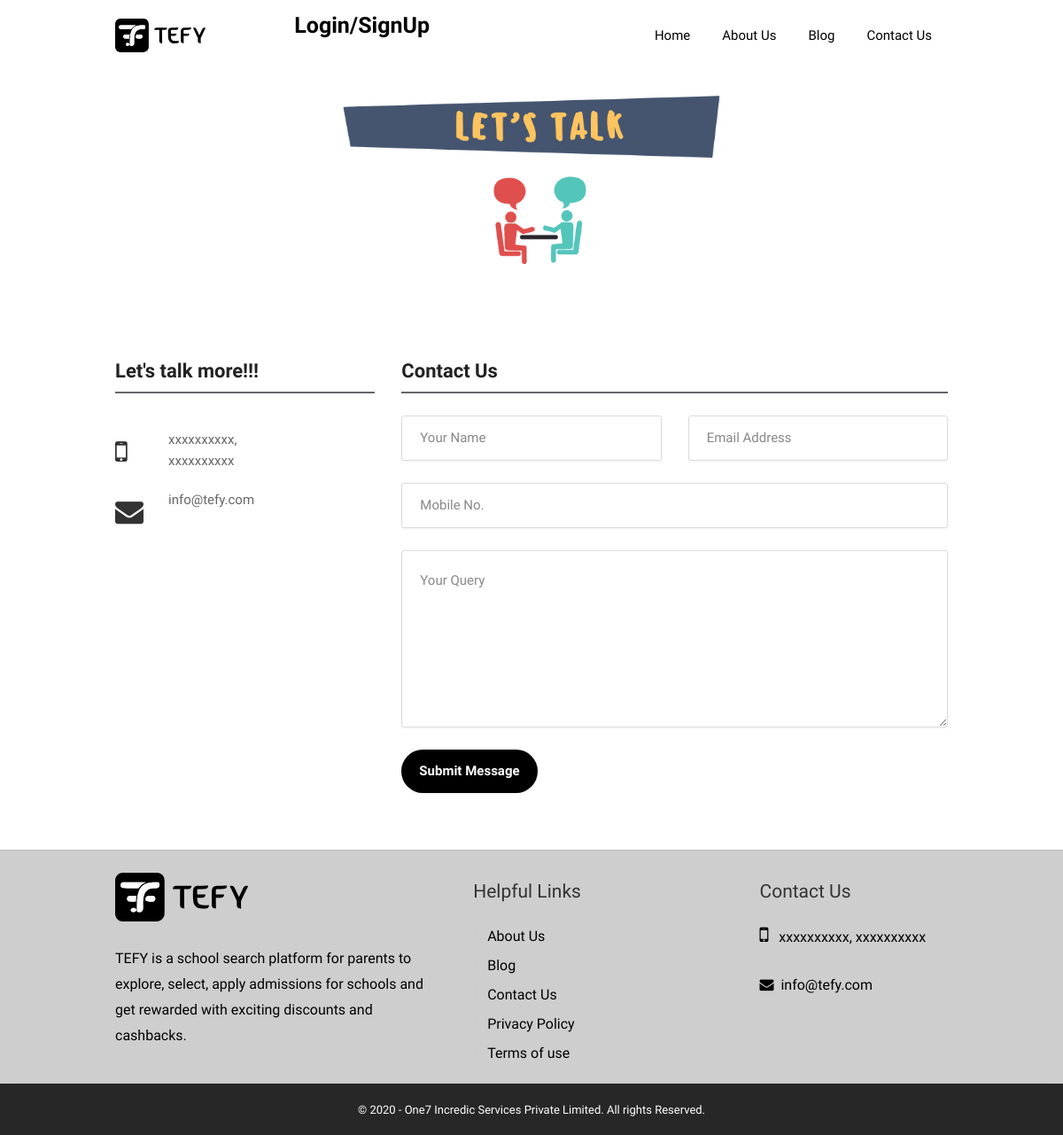
Page /contact-us on the committed database.
### tables this page shows
CREATE TABLE `settings` (
  `settings_id` int(11) NOT NULL,
  `setting_type` longtext NOT NULL,
  `description` longtext NOT NULL,
  `created_by` varchar(15) NOT NULL,
  `created_at` timestamp NOT NULL DEFAULT CURRENT_TIMESTAMP,
  `modified_by` varchar(15) DEFAULT NULL,
  `modified_at` timestamp NULL DEFAULT NULL,
  `row_status_cd` tinyint(4) NOT NULL DEFAULT '1' COMMENT '0-Deleted 1-Active 2-Inactive'
);

### application/core/MY_Controller.php (called while the page is built, shortened)
<?php
require APPPATH . "third_party/MX/Controller.php";
class MY_Controller extends MX_Controller
{
    protected  $data;
	function _hmvc_fixes()
	{
		$this->load->library('form_validation');
	}
	function _render_page($view, $data=null, $returnhtml=false)
	{
	    $this->viewdata = (empty($data)) ? $this->data: $data;
	    $view_html = $this->load->view($view, $this->viewdata, $returnhtml);
	}
}

### application/modules/home/controllers/Home.php (called while the page is built, shortened)
<?php
class Home extends MY_Controller
{
    public function __construct()
    {
        $this->template = 'template/site/main';
    }
    public function contact_us(){
        $this->data['title'] = 'Contact Us';
        $this->data['content'] = 'contact_us';
        $this->data['active_menu'] = 'contact_us';
        $this->_render_page($this->template, $this->data);
    }
}

### index.php (called while the page is built, shortened)
<?php
require_once BASEPATH.'core/CodeIgniter.php';

### application/modules/home/views/contact_us.php (the view, shortened to what this page needs)
<div class="container-fluid margin-top-" >
	<div class="row">
            <img src="<?php echo base_url('assets')?>/front-end/images/contact.png" width="100%">
    </div>
</div>
<div class="container" >
	<div class="row">
		<div class="col-md-4">
			<h3 class="listing-desc-headline ">Let's talk more!!!</h3>
			<div class="sidebar-textbox">
				<ul class="contact-details">
					<li><i class="fa fa-mobile" aria-hidden="true"></i>  <span><?=$this->db->get_where('settings', array('setting_type' => 'mobile'))->row()->description; ?>,<br> <?=$this->db->get_where('settings', array('setting_type' => 'whatsapp_number'))->row()->description; ?> </span></li>
					<li><i class="fa fa-envelope" aria-hidden="true"></i>  <span><a href="#"><span class="__cf_email__" data-cfemail="046b62626d676144617c65697468612a676b69"><?=$this->db->get_where('settings', array('setting_type' => 'system_email'))->row()->description; ?></span></a></span></li>
				</ul>
			</div>
		</div>
		<div class="col-md-8">
			<section id="contact">
				<h3 class="listing-desc-headline ">Contact Us</h3>
					<form method="post" action="<?=base_url('home/get_in_touch')?>" autocomplete="on" novalidate="novalidate" id="form">
					<div class="row">
						<div class="col-md-6">
							<div>
								<input name="name" type="text" id="name" placeholder="Your Name" required="required" />
							</div>
						</div>
						<div class="col-md-6">
							<div>
								<input name="email" type="email" id="email" placeholder="Email Address" pattern="^[A-Za-z0-9](([_\.\-]?[a-zA-Z0-9]+)*)@([A-Za-z0-9]+)(([\.\-]?[a-zA-Z0-9]+)*)\.([A-Za-z]{2,})$" required="required" />
							</div>
						</div>
					</div>
					<div>
						<input name="mobile" type="text" id="mobile" placeholder="Mobile No." required="required" />
					</div>
					<div>
						<textarea name="query" cols="40" rows="3" id="query" placeholder="Your Query" spellcheck="true" required="required"></textarea>
					</div>
					<input type="submit" class="submit button" id="submit" value="Submit Message" />
					</form>
			</section>
		</div>
	</div>
<br><br>
</div>

### application/views/template/site/footer.php (shortened to what this page needs)
<div id="footer" class="sticky-footer footer-bg-clr bottom-space" style="background-color: #cecece;">
	<div class="container">
		<div class="row">
			<div class="col-md-5 col-sm-4">
                <a href="<?=base_url();?>"><img src="<?php echo base_url('assets')?>/front-end/images/logo2.svg" width="150px" data-sticky-logo="<?php echo base_url('assets')?>/front-end/images/logo2.svg" alt=""></a>
				<br><br>
				<p class="footer">TEFY is a school search platform for parents to explore, select, apply admissions for schools and get rewarded with exciting discounts and cashbacks.</p>
			</div>
			<div class="col-md-4 col-sm-4 ">
				<h4 class="footerh4">Helpful Links</h4>
				<ul class="footer-links">
					<li><a href="<?=base_url('about-us');?>">About Us</a></li>
					<li><a href="<?=base_url('blogs');?>">Blog</a></li>
					<li><a href="<?=base_url('contact-us');?>">Contact Us</a></li>
                    <li><a href="<?=base_url('privacy-policy');?>">Privacy Policy</a></li>
                    <li><a href="<?=base_url('terms-and-conditions');?>">Terms of use</a></li>
				</ul>
				<div class="clearfix"></div>
			</div>
			<div class="col-md-3  col-sm-4">
				<h4 class="footerh4">Contact Us</h4>
				<div class="text-widget">
					<span><i class="fa fa-mobile" aria-hidden="true"></i> &nbsp;
					    <?=$this->db->get_where('settings', array('setting_type' => 'mobile'))->row()->description; ?>, <?=$this->db->get_where('settings', array('setting_type' => 'whatsapp_number'))->row()->description; ?> </span><br>
					<span><br> <a href="#"><span class="__cf_email__" data-><i class="fa fa-envelope" aria-hidden="true"></i> &nbsp;<?=$this->db->get_where('settings', array('setting_type' => 'system_email'))->row()->description; ?></span></a> </span><br>
				</div>
			</div>
		</div>
	</div>
    <div class="footer-bg-cpy-clr" >
        <div class="col-md-12 footer-bg-cpy-clr">
            <div class="copyrights" >
                <span style="color: #fff;">&copy; 2020 - One7 Incredic Services Private Limited. All rights Reserved. </span>
            </div>
        </div>
	</div>
</div>

### assets/front-end/css/main-color.css (style rules this page uses)
.comment-by-listing a:hover, .browse-all-user-listings a i, .hosted-by-title h4 a:hover, .style-2 .trigger.active a, .style-2 .ui-accordion .ui-accordion-header-active:hover, .style-2 .ui-accordion .ui-accordion-header-active, #posts-nav li a:hover, .plan.featured .listing-badge, .post-content h3 a:hover, .add-review-photos i, .show-more-button i, .listing-details-sidebar li a, .star-rating .rating-counter a:hover, .more-search-options-trigger:after, .header-widget .sign-in:hover, #footer a, #footer .footer-links li a:hover, #navigation.style-1 .current, #navigation.style-1 ul li:hover a, .user-menu.active .user-name:after, .user-menu:hover .user-name:after, .user-menu.active .user-name, .user-menu:hover .user-name, .main-search-input-item.location a:hover, .chosen-container .chosen-results li.highlighted, .input-with-icon.location a i:hover, .sort-by .chosen-container-single .chosen-single div:after, .sort-by .chosen-container-single .chosen-default, .panel-dropdown a:after, .post-content a.read-more, .post-meta li a:hover, .widget-text h5 a:hover, .about-author a, a.button.border.white:hover, .icon-box-2 i, a.button.border, .style-2 .ui-accordion .ui-accordion-header:hover, .style-2 .trigger a:hover, .plan.featured .listing-badges .featured, .list-4 li:before, .list-3 li:before, .list-2 li:before, .list-1 li:before, .info-box h4, .testimonial-carousel .slick-slide.slick-active .testimonial:before, .sign-in-form .tabs-nav li a:hover, .sign-in-form .tabs-nav li.active a, .lost_password:hover a, #top-bar .social-icons li a:hover i, .listing-share .social-icons li a:hover i, .agent .social-icons li a:hover i, #footer .social-icons li a:hover i, .headline span i { color: #000 }
.daterangepicker td.active.end-date.in-range.available, .qtyTotal, .mm-menu em.mm-counter, .option-set li a.selected, .category-small-box:hover, .pricing-list-container h4:after, #backtotop a, .chosen-container-multi .chosen-choices li.search-choice, .select-options li:hover, button.panel-apply, .layout-switcher a:hover, .listing-features.checkboxes li:before, .comment-by a.reply:hover, .add-review-photos:hover, .office-address h3:after, .post-img:before, button.button, input[type=button], input[type=submit], a.button, a.button.border:hover, table.basic-table th, .plan.featured .plan-price, mark.color, .style-4 .tabs-nav li.active a, .style-5 .tabs-nav li.active a, .dashboard-list-box .button.gray:hover, .change-photo-btn:hover, .dashboard-list-box a.rate-review:hover, input:checked+.slider, .add-pricing-submenu.button:hover, .add-pricing-list-item.button:hover, .custom-zoom-in:hover, .custom-zoom-out:hover, #geoLocation:hover, #streetView:hover, #scrollEnabling:hover, #scrollEnabling.enabled, #mapnav-buttons a:hover, #sign-in-dialog .mfp-close:hover, #sign-up-dialog .mfp-close:hover, #small-dialog .mfp-close:hover { background-color: #000 }
.sidebar-textbox ul.contact-details li a { color: #000 }

### rows in the picture
settings: description "xxxxxxxxxx"
settings: description "xxxxxxxxxx"
settings: description "info@tefy.com"
